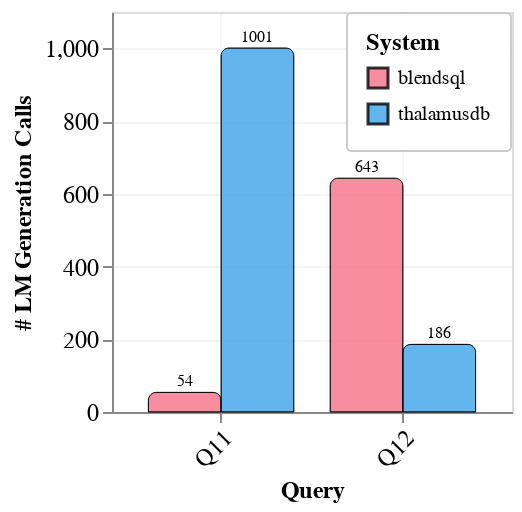

Notebook code for this chart:
### Code cell
plot_generation_calls_by_query(
    df[(df['system_name'].isin(['thalamusdb', 'blendsql'])) & (df['query_name'].isin(["Q11", "Q12"]))],
    figsize=(4, 4),
    width=0.1,
    save_path="Q11_Q12_gen_calls.pdf"
)

### Figure 1 — Vega-Lite specification as saved in the notebook (floating-point values rounded to 4 significant figures)
{"config": {"view": {"continuousWidth": 300, "continuousHeight": 300}, "axis": {"grid": true, "gridOpacity": 0.3, "labelFont": "serif", "labelFontSize": 12, "titleFont": "serif", "titleFontSize": 12}, "font": "serif", "legend": {"labelFont": "serif", "labelFontSize": 10, "titleFont": "serif", "titleFontSize": 12}, "title": {"font": "serif"}}, "layer": [{"mark": {"type": "bar", "cornerRadiusTopLeft": 4, "cornerRadiusTopRight": 4, "opacity": 0.8, "stroke": "black", "strokeWidth": 0.5}, "encoding": {"color": {"field": "system_name", "legend": {"cornerRadius": 2, "fillColor": "rgba(255, 255, 255, 0.9)", "legendX": 117, "legendY": 0, "orient": "none", "padding": 10, "strokeColor": "#cccccc"}, "scale": {"domain": ["blendsql", "thalamusdb"], "range": ["#f77189", "#3ba3ec"]}, "title": "System", "type": "nominal"}, "x": {"axis": {"labelAngle": -45}, "field": "query_name", "sort": ["Q11", "Q12"], "title": "Query", "type": "nominal"}, "xOffset": {"field": "system_name", "sort": ["blendsql", "thalamusdb"], "type": "nominal"}, "y": {"field": "num_generation_calls", "title": "# LM Generation Calls", "type": "quantitative"}}}, {"mark": {"type": "text", "dy": -5, "fontSize": 8}, "encoding": {"color": {"value": "black"}, "text": {"field": "num_generation_calls", "format": "d", "type": "quantitative"}, "x": {"field": "query_name", "sort": ["Q11", "Q12"], "type": "nominal"}, "xOffset": {"field": "system_name", "sort": ["blendsql", "thalamusdb"], "type": "nominal"}, "y": {"field": "num_generation_calls", "type": "quantitative"}}}], "data": {"name": "data-76a53b3c03c404c2b404ba1331f13d9c"}, "height": 200, "width": 200, "$schema": "https://vega.github.io/schema/vega-lite/v6.1.0.json", "datasets": {"data-76a53b3c03c404c2b404ba1331f13d9c": [{"query_name": "Q11", "system_name": "blendsql", "num_generation_calls": 54}, {"query_name": "Q11", "system_name": "thalamusdb", "num_generation_calls": 1001}, {"query_name": "Q12", "system_name": "blendsql", "num_generation_calls": 643}, {"query_name": "Q12", "system_name": "thalamusdb", "num_generation_calls": 186}]}}
